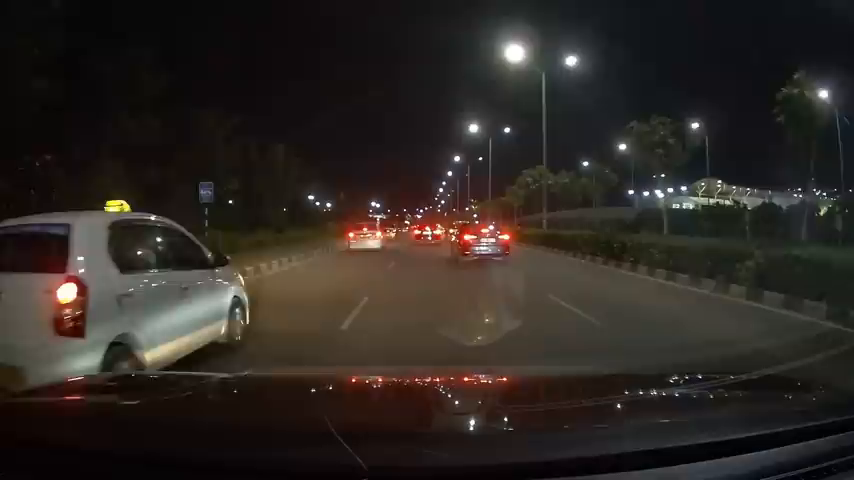
#> input picture frame 180 of Dashcam.mp4, 854 x 480 px, given in place of driving-through-Red-Rock-State-Park.mp4, which was not available
$ python road_lines.py
#> lines starting #> are read from the running program, lines starting #| are printed output that depends on the picture; after the words box and inside, x2 and y2 are one past the last pixel; in counts of white or black regions, pixels touching at a corner belong together; pictures that were not available may be replaced by others from this repository, and a replacement may not be noted
#> further down, frame is the input picture: shape (480, 854, 3); mean B, G, R 34.8, 39.1, 45.2
import matplotlib.pyplot as plt
import cv2
import numpy as np


def region_of_interest(img,vertices):
    # Apply frame masking and find region of interest
    mask = np.zeros_like(img)
    mask_color = 255

    # create polygons
    cv2.fillPoly(mask,vertices,mask_color)
    masked_image = cv2.bitwise_and(img,mask)

    return masked_image


# draw lines on image
def draw_lines(image,lines):
    image = np.copy(image)

    # create new blank image with same size
    blank_image = np.zeros((image.shape[0],image.shape[1],3),dtype=np.uint8)
    for line in lines:
        for x1,y1,x2,y2 in line:
            # on blank image draw lines and choose color
            cv2.line(blank_image,(x1,y1),(x2,y2),(0,255,0),thickness=6)

    # combine original image and drawn lines
    image = cv2.addWeighted(image,0.8,blank_image,1,0.0)
    return image


def process_image(image,dash):

    # create vertices
#> called with dash = False
    imshape = image.shape
#> imshape = (480, 854, 3)

    # if case of dashcam region of interest changes:
    # broaden top horizontal vertices points so all lanes visible
    # set lower points higher so dashboard wouldn't be in region

    if dash:
        offset_top_horizontal = imshape[1]/4
        offset_bottom_vert = imshape[0]/4
    else:
        offset_top_horizontal = 0
        offset_bottom_vert = 0


    top_left = [imshape[1]/2-imshape[1]/4 - offset_top_horizontal,imshape[0]/2+imshape[0]/9]
#> top_left = [213.5, 293.3]
    top_right = [imshape[1]/2+imshape[1]/4 + offset_top_horizontal,imshape[0]/2+imshape[0]/9]
#> top_right = [640.5, 293.3]
    lower_left = [0,imshape[0] - offset_bottom_vert]
#> lower_left = [0, 480]
    lower_right = [imshape[1],imshape[0] - offset_bottom_vert]
#> lower_right = [854, 480]
    vertices = np.array([[lower_left,top_left,top_right,lower_right]],dtype=np.int32)

    # turn image gray for easier detection
    image_gray = cv2.cvtColor(image,cv2.COLOR_RGB2GRAY)
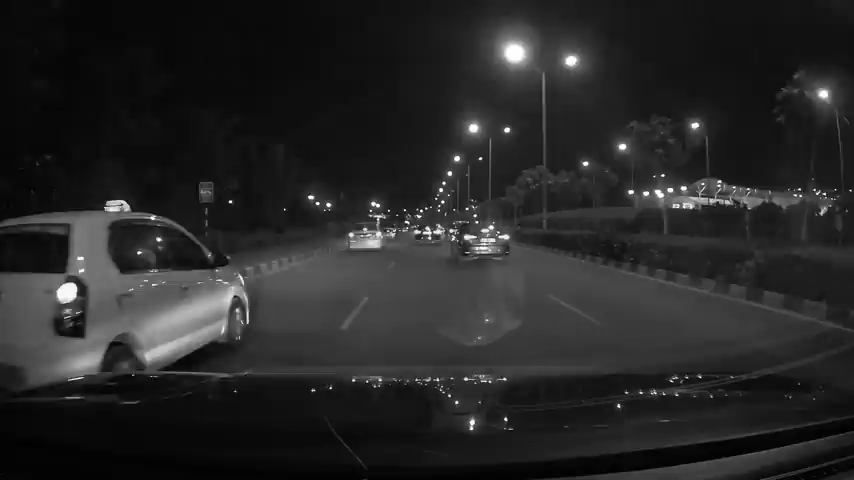
#> image_gray: shape (480, 854); min 0, max 255, mean 38.5

    # use canny edge detection

    image_canny = cv2.Canny(image_gray,150,200)
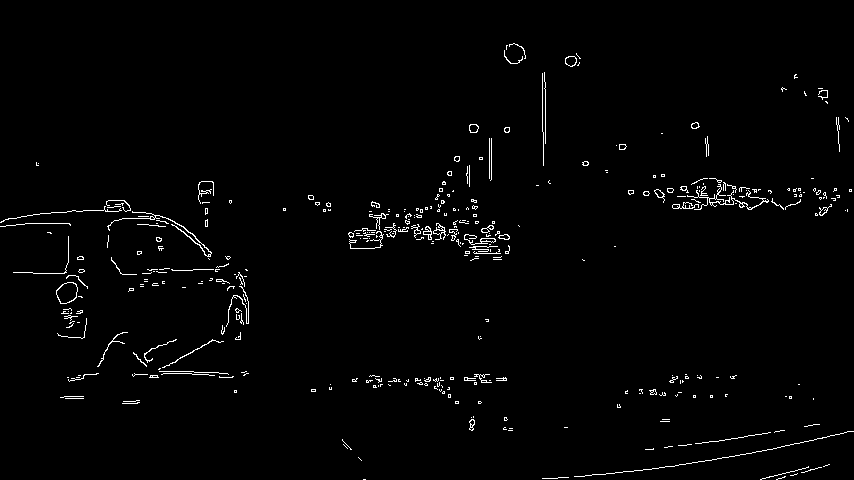
#> image_canny: shape (480, 854); 1.6% white in thin lines or dots

    # crop image according to vertices
    cropped_image = region_of_interest(image_canny,vertices)
#> in region_of_interest, `cv2.fillPoly(mask,vertices,mask_color)`:
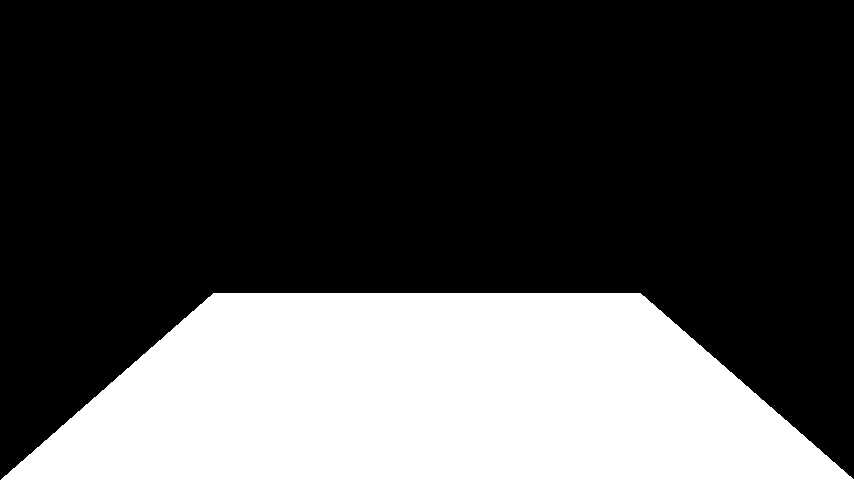
#> mask: shape (480, 854); 29.2% white; 1 white region, box (x1, y1, x2, y2) and area: (1, 293, 854, 480) 119799
#> in region_of_interest, `masked_image = cv2.bitwise_and(img,mask)`:
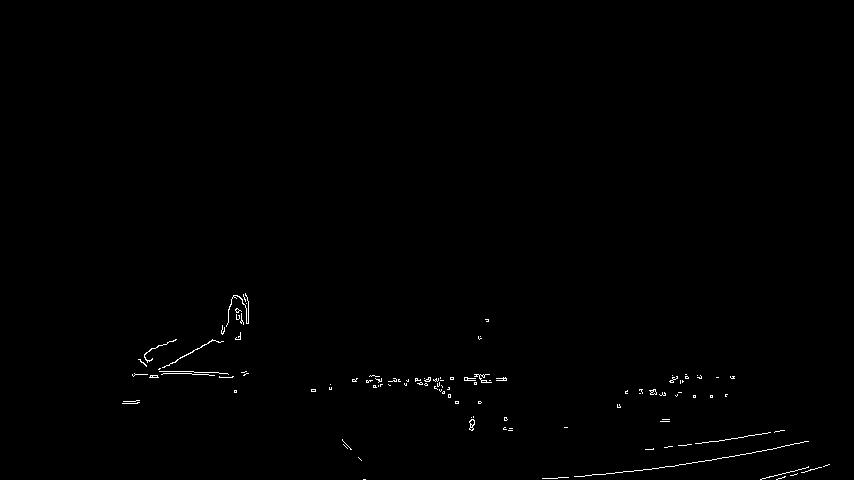
#> masked_image: shape (480, 854); 0.43% white in thin lines or dots, all inside (x1, y1, x2, y2) = (122, 293, 830, 480)

    # apply Hough transform to image
    lines = cv2.HoughLinesP(cropped_image,rho=6,theta=np.pi/180,threshold=140,lines=np.array([]), minLineLength=40,maxLineGap=10)
#> lines = [[166, 373, 208, 374], [632, 471, 711, 460], [396, 379, 439, 382], [352, 379, 400, 381], [464, 380, 506, 380], [679, 464, 734, 456], [415, 378, 481, 378]]

    # apply lines on image
    img_with_lines=draw_lines(image,lines)
#> the loop in draw_lines, `for line in lines:` made 7 passes
#> in draw_lines, `image = cv2.addWeighted(image,0.8,blank_image,1,0.0)`:
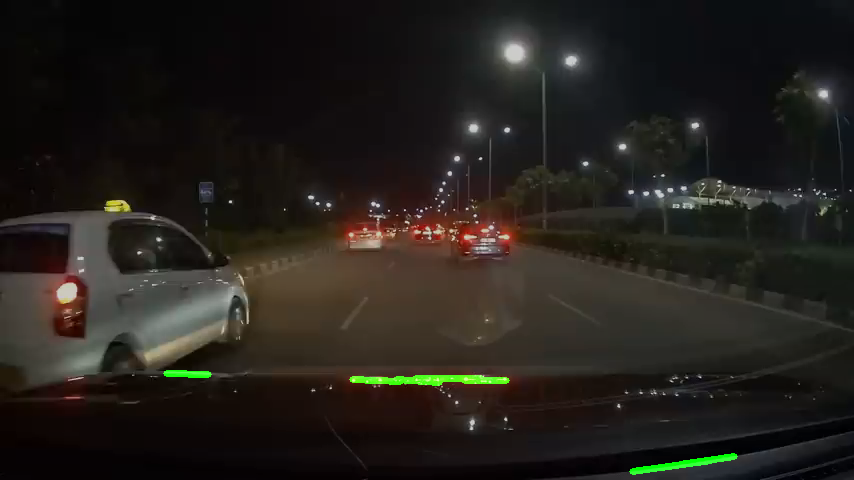
#> image: shape (480, 854, 3); mean B, G, R 27.8, 32.5, 36.2
    return img_with_lines


video_name = 'driving-through-Red-Rock-State-Park.mp4'

# checking if video from dashcam based on file name
if 'dash' in video_name.lower():
    dash_flag = True
else: dash_flag = False

cap = cv2.VideoCapture(video_name)
while (cap.isOpened()):
    ret,frame =cap.read()
    frame = process_image(frame,dash_flag)
    cv2.imshow('frame',frame)
    if cv2.waitKey(1)&0xFF ==ord('q'):
#> (key q is pressed here)
        break

cap.release()
cv2.destroyAllWindows() # close all

$ run again, starting later in the video
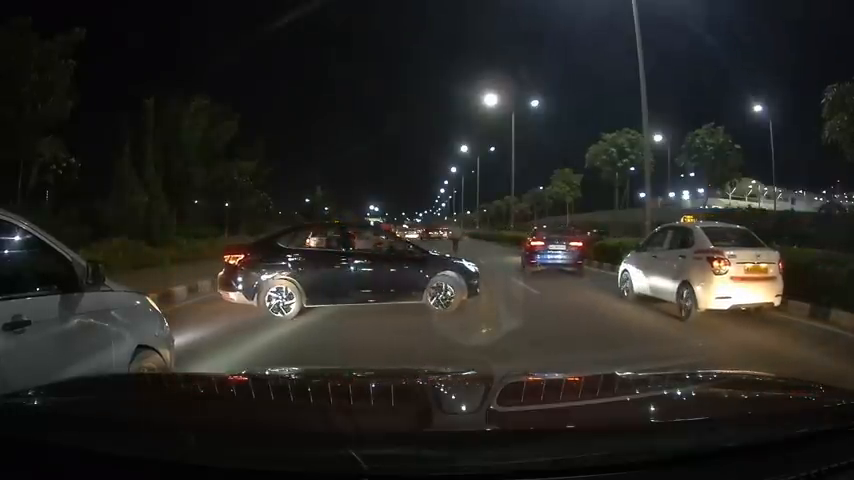
#> input picture frame 813 of Dashcam.mp4, 854 x 480 px, given in place of driving-through-Red-Rock-State-Park.mp4, which was not available
#> frame is the input picture: shape (480, 854, 3); mean B, G, R 35.1, 38.5, 39.9
#> in process_image, `image_canny = cv2.Canny(image_gray,150,200)`:
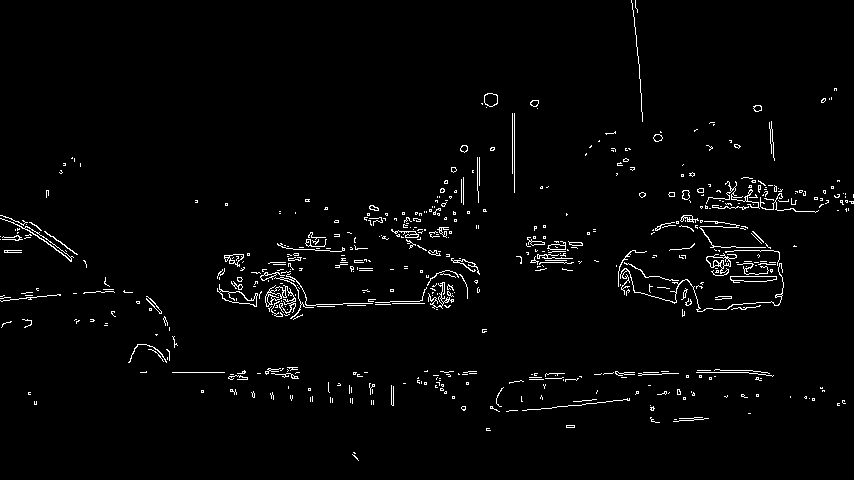
#> image_canny: shape (480, 854); 2.2% white in thin lines or dots
#> mask: shape (480, 854); 29.2% white; 1 white region, box (x1, y1, x2, y2) and area: (1, 293, 854, 480) 119799
#> masked_image: shape (480, 854); 0.57% white in thin lines or dots, all inside (x1, y1, x2, y2) = (140, 293, 759, 461)
#> lines = [[172, 372, 224, 372], [225, 300, 306, 300], [350, 305, 406, 303], [222, 298, 281, 298], [239, 303, 305, 303], [401, 301, 453, 299], [271, 306, 315, 305], [255, 293, 305, 296], [243, 295, 306, 297], [253, 305, 295, 305], [254, 296, 294, 297]]
#> the loop in draw_lines, `for line in lines:` made 11 passes
#> in draw_lines, `image = cv2.addWeighted(image,0.8,blank_image,1,0.0)`:
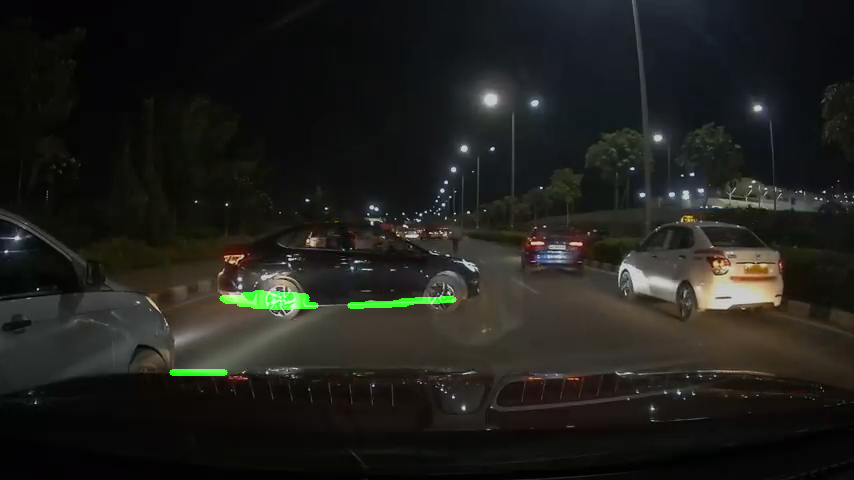
#> image: shape (480, 854, 3); mean B, G, R 28.1, 31.8, 31.9

$ run again, starting later in the video
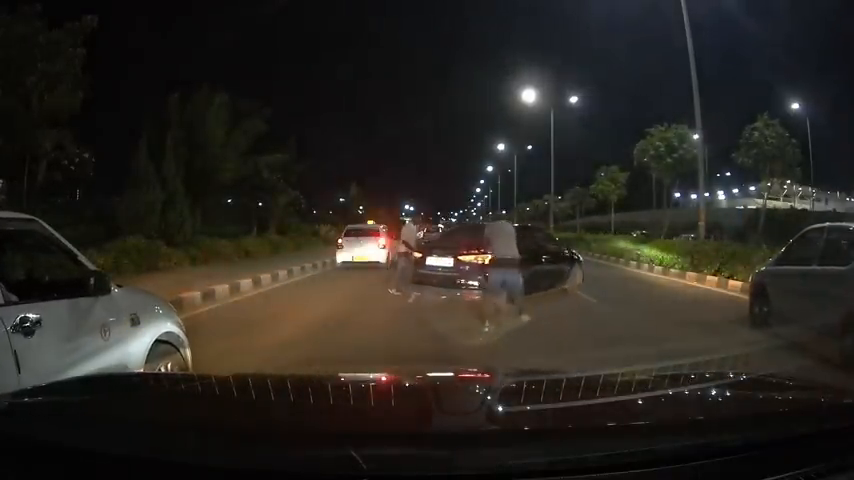
#> input picture frame 1445 of Dashcam.mp4, 854 x 480 px, given in place of driving-through-Red-Rock-State-Park.mp4, which was not available
#> frame is the input picture: shape (480, 854, 3); mean B, G, R 31.4, 36.8, 40.5
#> in process_image, `image_canny = cv2.Canny(image_gray,150,200)`:
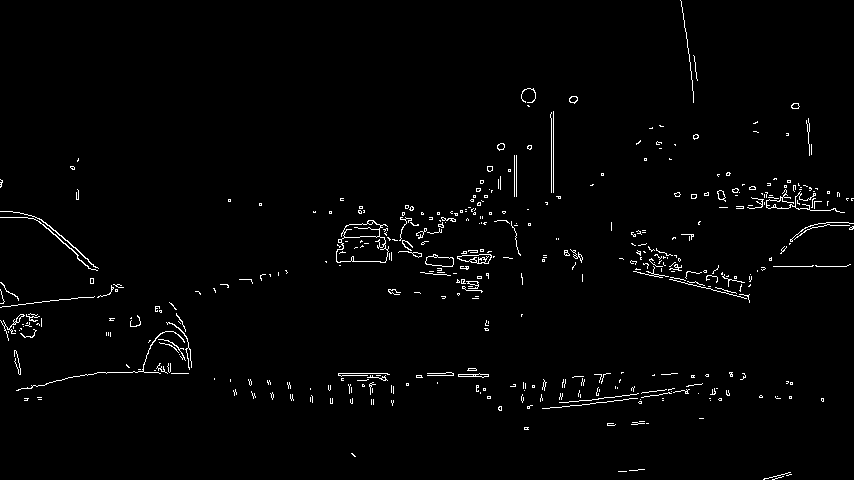
#> image_canny: shape (480, 854); 1.7% white in thin lines or dots
#> mask: shape (480, 854); 29.2% white; 1 white region, box (x1, y1, x2, y2) and area: (1, 293, 854, 480) 119799
#> masked_image: shape (480, 854); 0.43% white in thin lines or dots, all inside (x1, y1, x2, y2) = (123, 293, 792, 480)
#> lines = [[338, 375, 385, 375], [576, 401, 646, 392], [338, 373, 387, 373]]
#> the loop in draw_lines, `for line in lines:` made 3 passes
#> in draw_lines, `image = cv2.addWeighted(image,0.8,blank_image,1,0.0)`:
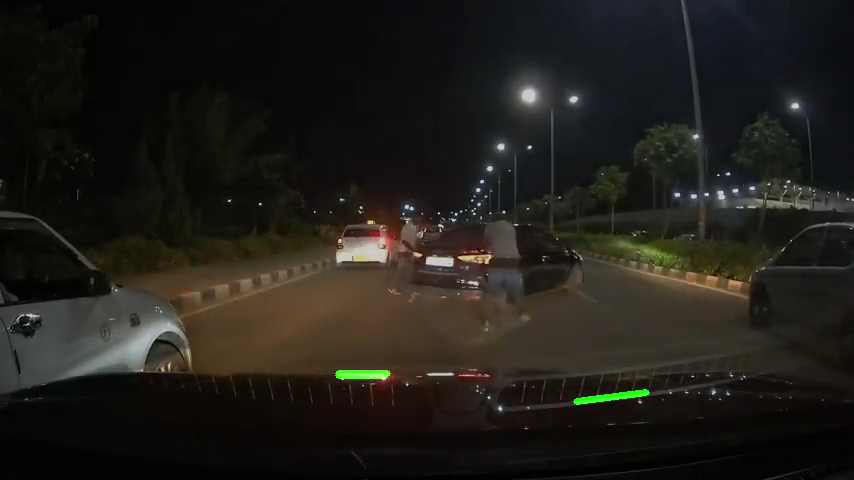
#> image: shape (480, 854, 3); mean B, G, R 25.1, 29.9, 32.4
